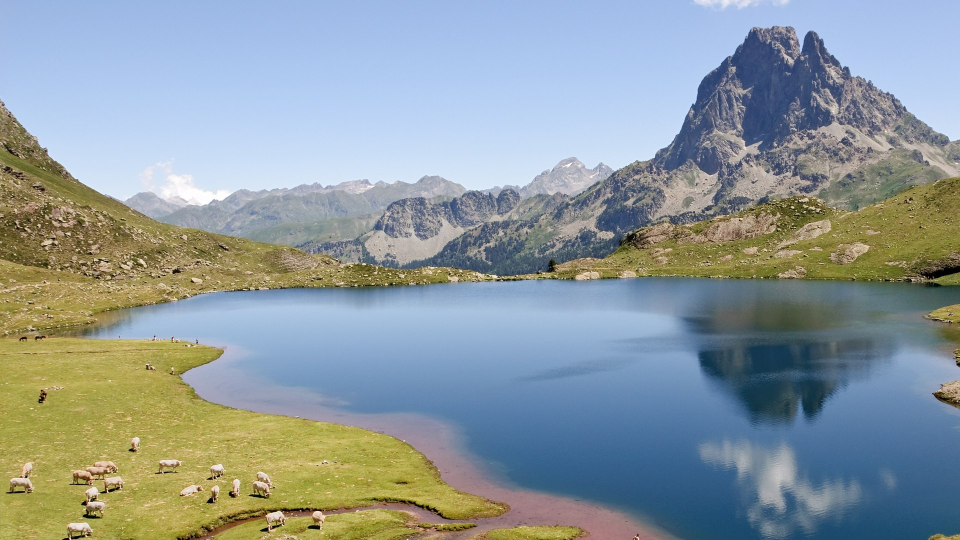
#> input picture app/ui/demo/wallpapers/ossau.jpg, 1920 x 1080 px (shown at 1/2 size)
$ python make_scene.py ../app/ui/demo/wallpapers/ossau.jpg
#> lines starting #> are read from the running program, lines starting #| are printed output that depends on the picture
"""Turn a landscape photo into a PureTV scene: the photo, the scenery cut out in front of the clock,
and a soft glass copy for the clock's fill.

    python -I tools/make_scene.py app/ui/demo/wallpapers/ossau.jpg [more.jpg ...]

For each photo it writes <name>-fg.png (the land below the skyline, sky transparent), <name>-glass.jpg
(blurred and brightened), and prints where the skyline crosses the middle of the screen, which is
where the clock's digits are tucked behind the scenery. The skyline is found per column: walking down
from the top, the sky ends where the picture first gets busy (strong, lasting edges) and stays busy.
"""
import json
import os
import sys
from pathlib import Path

from PIL import Image, ImageFilter, ImageOps, ImageChops


BRIGHT_STEP = int(os.environ.get("PURETV_SKY_STEP", "34"))   # raise for sunsets with a strong glow


def skyline(img):
    """The sky grown down from the top edge: a pixel joins while its colour stays close to its neighbour
    above (smooth sky, soft clouds) and to the sky's own colours, and the land stops it."""
    small = img.resize((384, 216), Image.LANCZOS).filter(ImageFilter.GaussianBlur(0.8))
    w, h = small.size
    px = small.load()
    top = [px[x, y] for y in range(0, 8) for x in range(0, w, 3)]
    ref = [sum(c[i] for c in top) / len(top) for i in range(3)]
    lum = lambda c: .3 * c[0] + .59 * c[1] + .11 * c[2]
    ref_l = lum(ref)
    d = lambda a, b: ((a[0] - b[0]) ** 2 + (a[1] - b[1]) ** 2 + (a[2] - b[2]) ** 2) ** .5
    sky = [[False] * w for _ in range(h)]
    stack = [(x, 0) for x in range(w)]
    for x in range(w):
        sky[0][x] = True
    while stack:
        x, y = stack.pop()
        c = px[x, y]
        for nx, ny in ((x - 1, y), (x + 1, y), (x, y + 1), (x, y - 1)):
            if 0 <= nx < w and 0 <= ny < h and not sky[ny][nx]:
                n = px[nx, ny]
                # smooth step from its neighbour, still sky-coloured or cloud-bright, not much darker than the sky
                step_ok = d(n, c) < (BRIGHT_STEP if lum(n) > ref_l - 8 and lum(c) > ref_l - 8 else 16)   # clouds and haze: soft, bright steps
                if step_ok and (d(n, ref) < 110 or lum(n) > ref_l + 25) and lum(n) > ref_l * .55:
                    sky[ny][nx] = True
                    stack.append((nx, ny))
    line = []
    for x in range(w):
        y = 0
        if os.environ.get("PURETV_SKY_MODE") == "dark":   # sunsets: the land is a dark silhouette under a bright sky
            while y < h - 3 and not all(lum(px[x, y + j]) < 70 for j in range(3)):
                y += 1
        else:
            while y < h and sky[y][x]:
                y += 1
        line.append(y)
    k = 7   # a wide rolling median drops thin specks where a cloud edge stopped the sky early
    smooth = [sorted(line[max(0, x - k): x + k + 1])[len(line[max(0, x - k): x + k + 1]) // 2] for x in range(w)]
    return [v * img.height / h for v in smooth], w


def make(path):
    path = Path(path)
    img = Image.open(path).convert("RGB")
    W, H = img.size
    line, w = skyline(img)
    mask_small = Image.new("L", (w, 216), 0)
    m = mask_small.load()
    for x in range(w):
        y0 = int(line[x] * 216 / H)
        for y in range(y0, 216):
            m[x, y] = 255
    mask = mask_small.resize((W, H), Image.BILINEAR).filter(ImageFilter.GaussianBlur(2.5))
    # tighten the soft edge a little so no light rim shows over the digits
    mask = mask.point(lambda v: 0 if v < 60 else 255 if v > 200 else int((v - 60) * 255 / 140))
    fg = img.copy()
    fg.putalpha(mask)
    fg.save(path.with_name(path.stem + "-fg.png"), optimize=True)
    glass = img.filter(ImageFilter.GaussianBlur(16))
    glass = ImageChops.add(glass, Image.new("RGB", glass.size, (0, 0, 0)))
    from PIL import ImageEnhance
    glass = ImageEnhance.Color(ImageEnhance.Brightness(glass).enhance(1.3)).enhance(1.25)
    glass.resize((960, 540), Image.LANCZOS).save(path.with_name(path.stem + "-glass.jpg"), quality=80)
    mid = sorted(line[int(w * .36): int(w * .64)])
    horizon = int(mid[len(mid) // 4])     # the higher parts of the middle: where peaks reach into the digits
    return {"scene": path.stem, "horizon": horizon, "low": int(mid[-1])}


if __name__ == "__main__":
    print(json.dumps([make(p) for p in sys.argv[1:]], indent=1))
#> in make, img is the input picture: PIL image 1920x1080 RGB; mean R, G, B 141.7, 153.6, 156.9
#> in skyline, `small = img.resize((384, 216), Image.LANCZOS).filter(ImageFilter.Gauss..`:
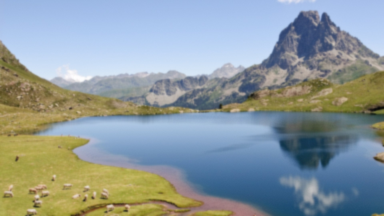
#> small: PIL image 384x216 RGB; mean R, G, B 141.7, 153.6, 156.9
#> in skyline, `top = [px[x, y] for y in range(0, 8) for x in range(0, w, 3)]`: top = 1024 items, first 6: (157, 181, 225), (156, 181, 222), (154, 181, 226), (153, 181, 226), (153, 182, 226), (153, 181, 228)
#> in skyline, `ref = [sum(c[i] for c in top) / len(top) for i in range(3)]`: ref = [162.2, 188.6, 231.9]
#> in skyline, `ref_l = lum(ref)`: ref_l = 185.4
#> the loop in skyline, `while stack:` made 25274 passes
#> c on passes 1 to 3: (167, 191, 235), (167, 191, 235), (168, 192, 236)
#> after the loop in skyline, `while stack:`: sky = 216 items; stack = []
#> in make, `line, w = skyline(img)`: line = 384 values, max 490 at index 111, min 50 at index 308, mean 324.3; w = 384
#> in make, `mask_small = Image.new("L", (w, 216), 0)`: mask_small: PIL image 384x216 L; every value is 0
#> the loop in make, `for x in range(w):` made 384 passes
#> y0 on passes 1 to 3: 45, 45, 46
#> in make, `mask = mask_small.resize((W, H), Image.BILINEAR).filter(ImageFilter.Ga..`:
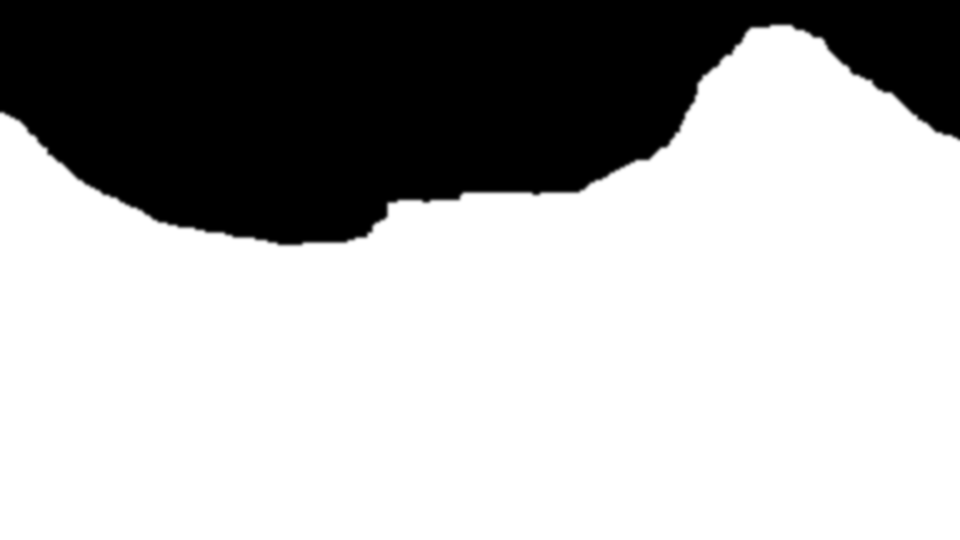
#> mask: PIL image 1920x1080 L (shown at 1/2 size); min 0, max 255, mean 178.4
#> in make, `fg.putalpha(mask)`:
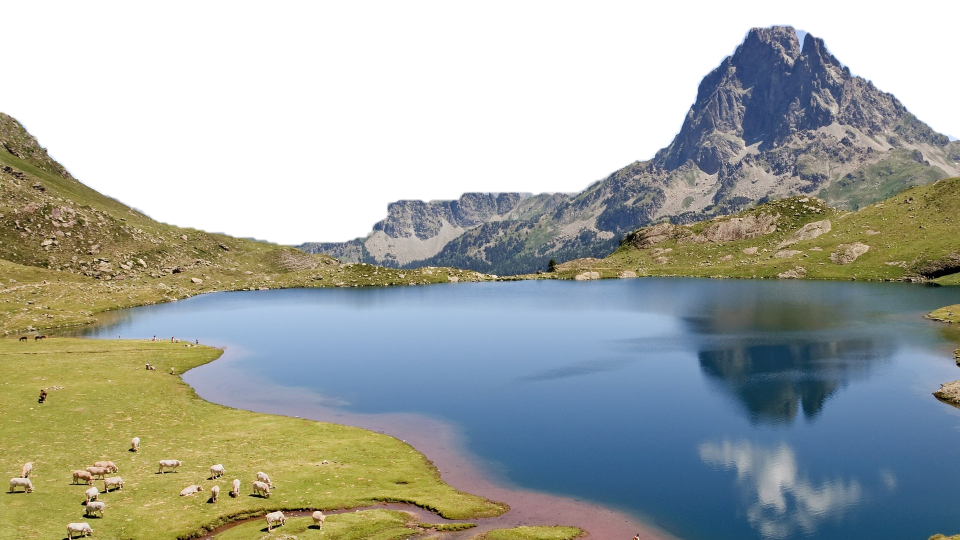
#> fg: PIL image 1920x1080 RGBA (shown at 1/2 size); mean R, G, B, A 141.7, 153.6, 156.9, 178.4; transparent parts drawn white
#> in make, `glass = img.filter(ImageFilter.GaussianBlur(16))`:
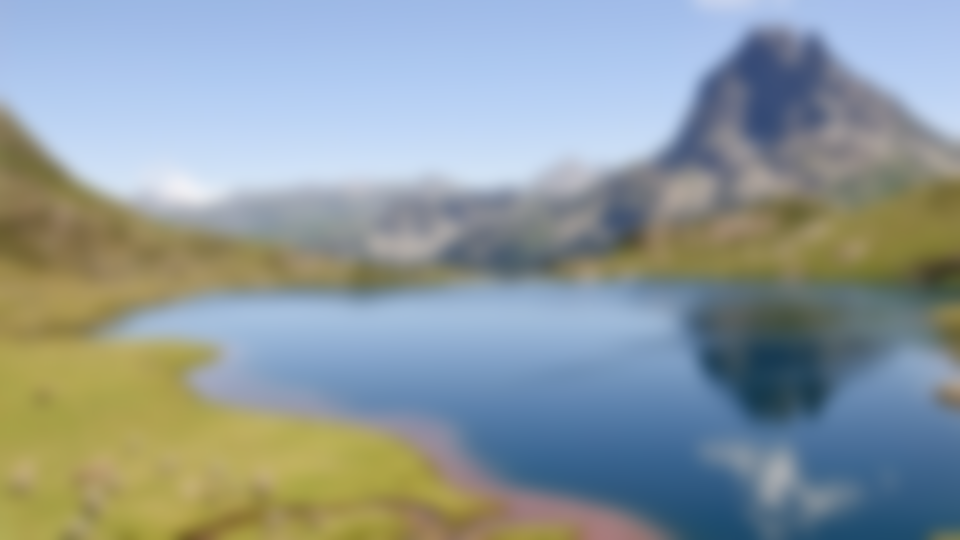
#> glass: PIL image 1920x1080 RGB (shown at 1/2 size); mean R, G, B 141.7, 153.6, 156.9
#> in make, `glass = ImageEnhance.Color(ImageEnhance.Brightness(glass).enhance(1.3)..`:
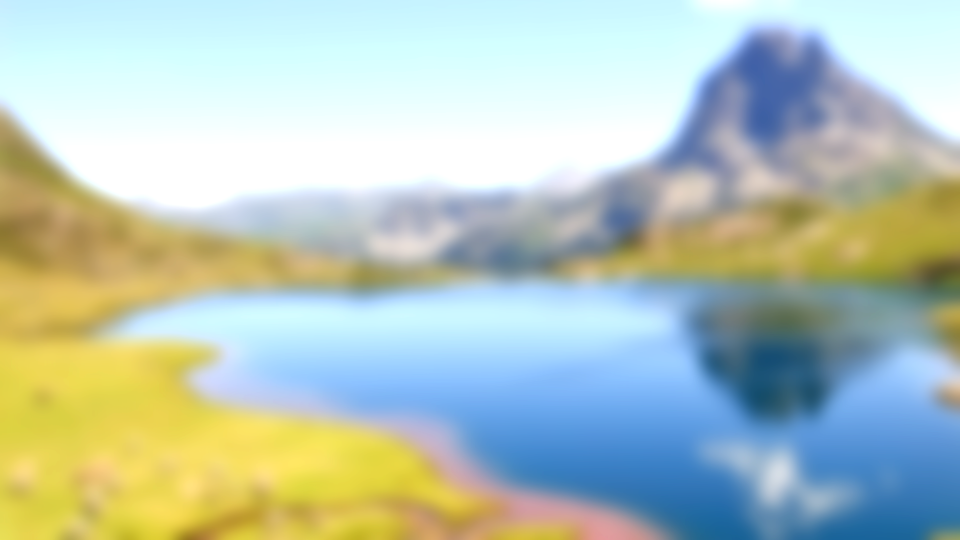
#> glass: PIL image 1920x1080 RGB (shown at 1/2 size); mean R, G, B 180.9, 196.8, 185.5
#> in make, `glass.resize((960, 540), Image.LANCZOS).save(path.with_name(path.stem ..`:
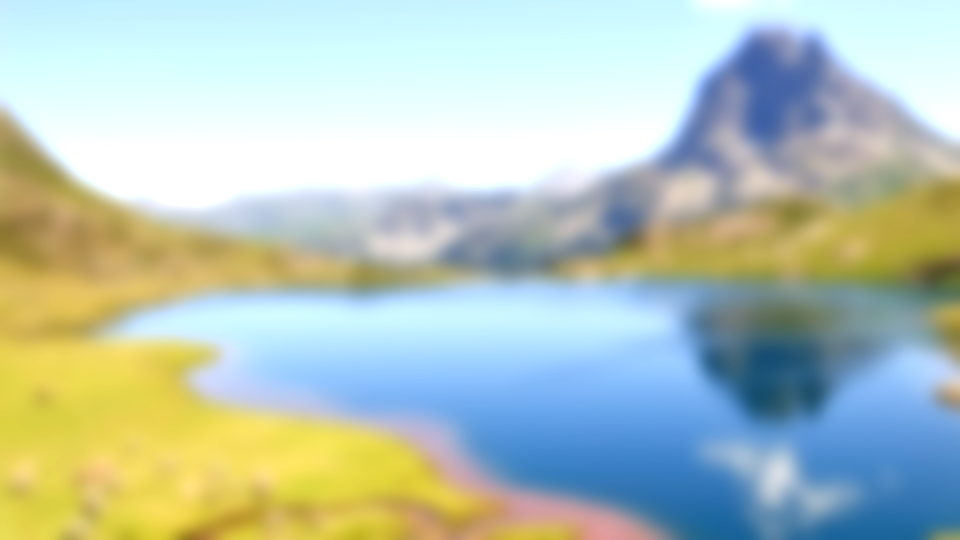
#> saved as ossau-glass.jpg: PIL image 960x540 RGB; mean R, G, B 180.8, 196.8, 185.5
#> in make, `mid = sorted(line[int(w * .36): int(w * .64)])`: mid = 107 values from 345 to 485
#> in make, `horizon = int(mid[len(mid) // 4])`: horizon = 385

$ run again, with app/ui/demo/wallpapers/flatirons-glass.jpg copied over app/ui/demo/wallpapers/ossau.jpg
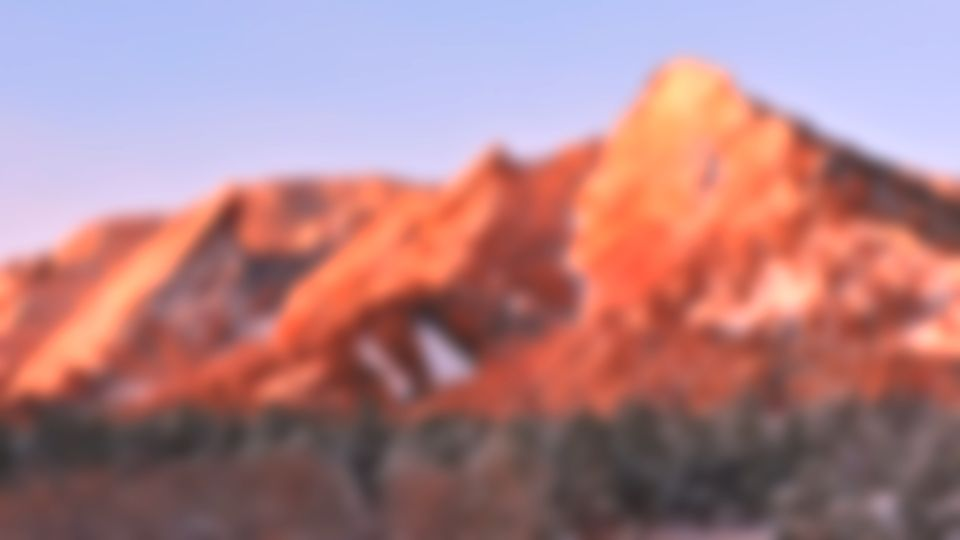
#> input picture app/ui/demo/wallpapers/flatirons-glass.jpg, 960 x 540 px
#> in make, img is the input picture: PIL image 960x540 RGB; mean R, G, B 174.2, 129.1, 133.8
#> top = 1024 items, first 6: (175, 191, 243), (175, 191, 243), (174, 190, 242), (173, 190, 242), (173, 190, 243), (175, 190, 245)
#> ref = [183.1, 195.4, 247]
#> ref_l = 197.4
#> the loop in skyline, `while stack:` made 25616 passes
#> c on passes 1 to 3: (195, 201, 251), (195, 201, 251), (195, 201, 251)
#> after the loop in skyline, `while stack:`: sky = 216 items; stack = []
#> in make, `line, w = skyline(img)`: line = 384 values, max 265 at index 0, min 70 at index 266, mean 166.8; w = 384
#> mask_small: PIL image 384x216 L; every value is 0
#> the loop in make, `for x in range(w):` made 384 passes
#> y0 on passes 1 to 3: 106, 105, 105
#> in make, `mask = mask_small.resize((W, H), Image.BILINEAR).filter(ImageFilter.Ga..`:
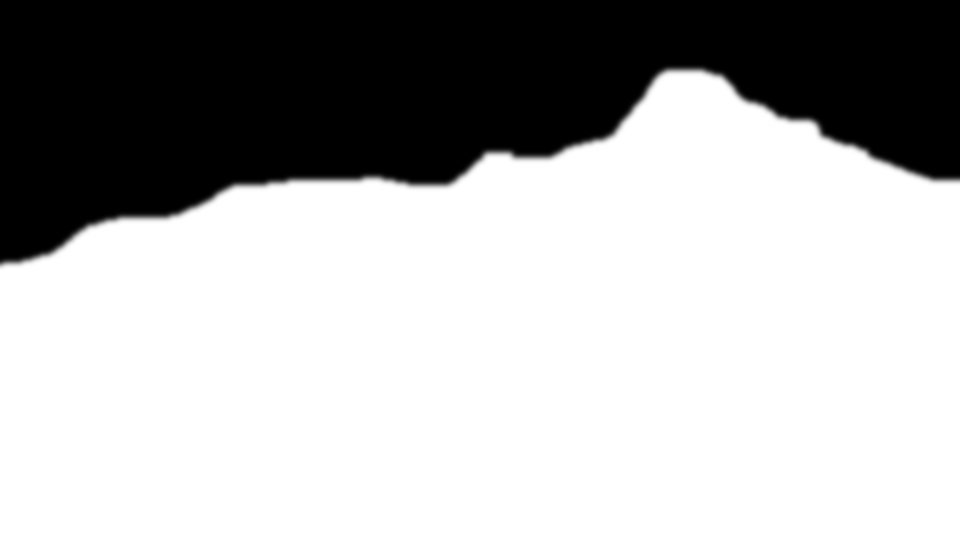
#> mask: PIL image 960x540 L; min 0, max 255, mean 176.2
#> in make, `glass = ImageEnhance.Color(ImageEnhance.Brightness(glass).enhance(1.3)..`:
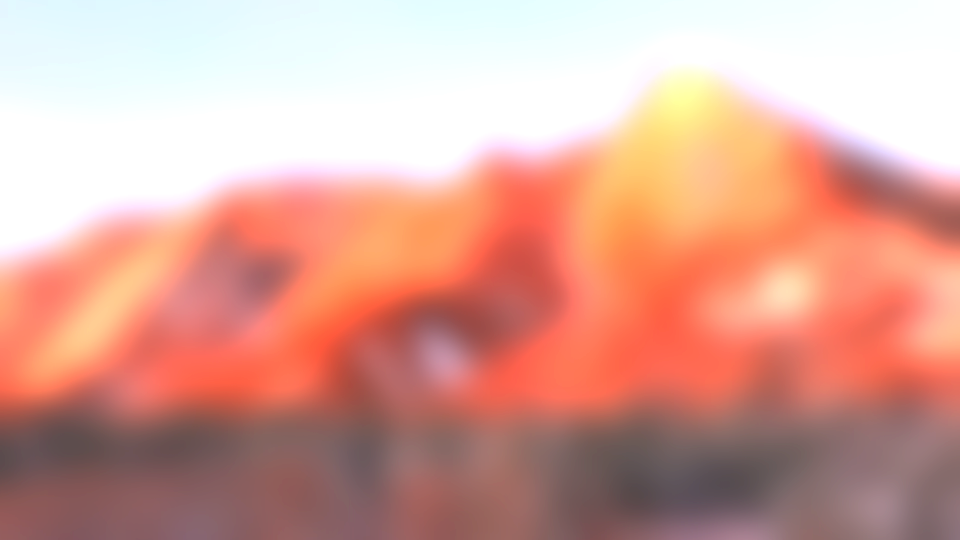
#> glass: PIL image 960x540 RGB; mean R, G, B 216.7, 162.6, 150.1
#> mid = 107 values from 135 to 185
#> horizon = 152

$ run again, with app/ui/demo/wallpapers/kathleen-glass.jpg copied over app/ui/demo/wallpapers/ossau.jpg
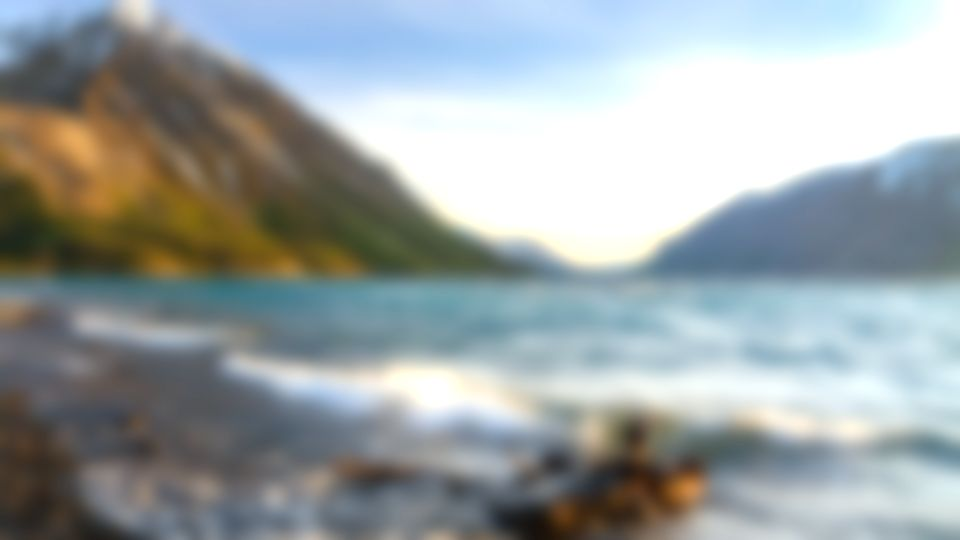
#> input picture app/ui/demo/wallpapers/kathleen-glass.jpg, 960 x 540 px
#> in make, img is the input picture: PIL image 960x540 RGB; mean R, G, B 155, 162.9, 163.8
#> top = 1024 items, first 6: (173, 207, 255), (173, 207, 255), (173, 207, 255), (173, 207, 255), (172, 206, 253), (169, 203, 249)
#> ref = [184.3, 213.7, 244.2]
#> ref_l = 208.2
#> the loop in skyline, `while stack:` made 23799 passes
#> c on passes 1 to 3: (255, 254, 255), (255, 254, 255), (255, 254, 255)
#> after the loop in skyline, `while stack:`: sky = 216 items; stack = []
#> in make, `line, w = skyline(img)`: line = 384 values, max 267.5 at index 222, min 15 at index 35, mean 154.8; w = 384
#> mask_small: PIL image 384x216 L; every value is 0
#> the loop in make, `for x in range(w):` made 384 passes
#> y0 on passes 1 to 3: 24, 23, 23
#> in make, `mask = mask_small.resize((W, H), Image.BILINEAR).filter(ImageFilter.Ga..`:
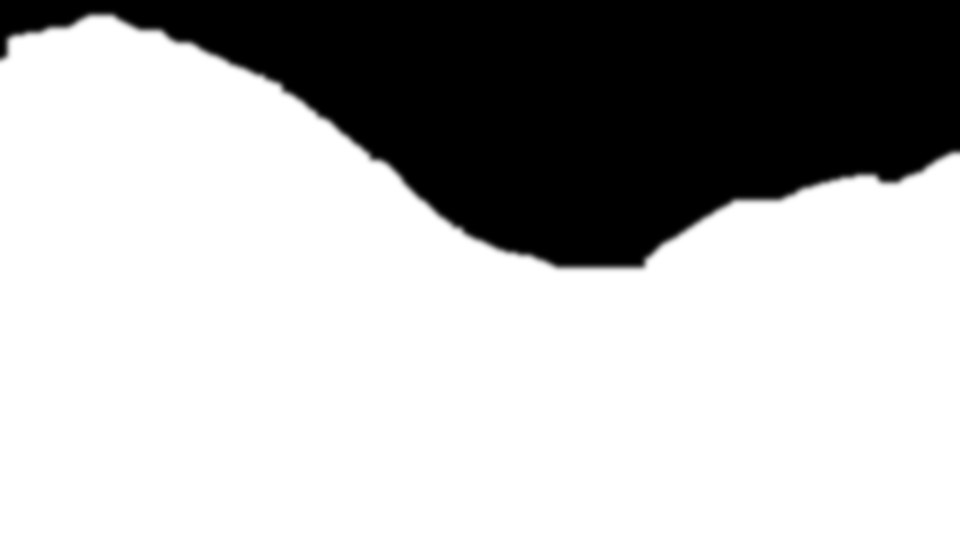
#> mask: PIL image 960x540 L; min 0, max 255, mean 181.9
#> in make, `glass = ImageEnhance.Color(ImageEnhance.Brightness(glass).enhance(1.3)..`:
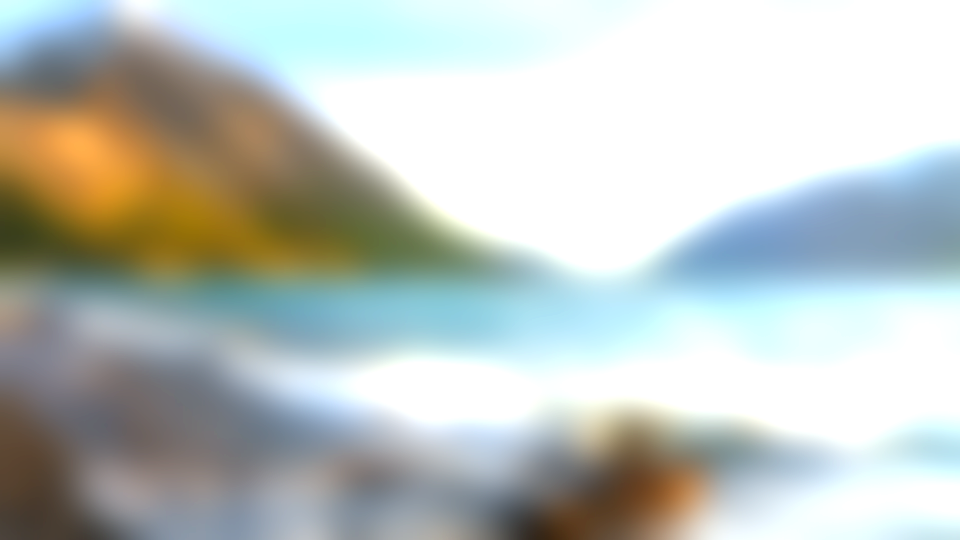
#> glass: PIL image 960x540 RGB; mean R, G, B 187.8, 194.4, 189.8
#> mid = 107 values from 135 to 267.5
#> horizon = 190
